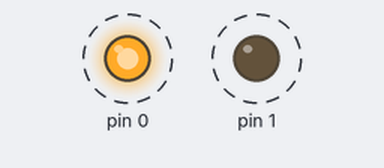
Bench run of a sketch on a simulated Arduino Uno, built with avr-gcc and run on an emulated ATmega328P. On the bench: output pins drawn as LEDs (lit = HIGH). Dashed ring = blinking.

Above: at 0.2 s.
Timing chart, 0 to 3.4 s (numbered marks = the images above):
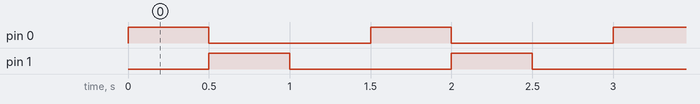

The sketch:

Questao3.ino
```cpp
int main(){
  DDRD = 0b00000011;
  while(1){
    PORTD = 0b00000001;
    _delay_ms(500);
    PORTD = 0b00000010;
    _delay_ms(500);
    PORTD = 0b00000000;
    _delay_ms(500);

  }
}
```

Measured:
- by itself, pin 0, pin 1: alternates HIGH for 0.50 s and LOW for 1.0 s
- by itself, everything shown: repeats every 1.5 s, in 3 steps
